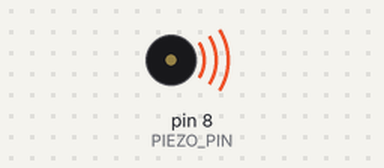
A sketch run on a simulated Arduino Uno, built with avr-gcc and run on an emulated ATmega328P. Shown: buzzer (waves = sounding).

Above: at 1.5 s.
At 7.65 s:
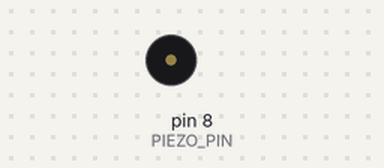
Timing chart, 0 to 9.8 s (numbered marks = the images above):
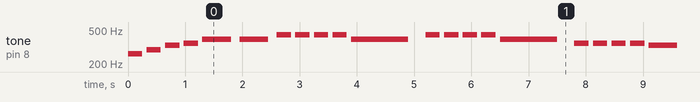

The sketch:

piezo_melodie.ino
```cpp
/*
 * Projekt 25: Piezo-Summer Melodie
 * Ein Piezo-Summer spielt eine einfache Melodie ab.
 *
 * Schaltung:
 * - Piezo-Summer an Pin 8 und GND
 */

const int PIEZO_PIN = 8;

// Noten-Frequenzen
#define NOTE_C4  262
#define NOTE_D4  294
#define NOTE_E4  330
#define NOTE_F4  349
#define NOTE_G4  392
#define NOTE_A4  440
#define NOTE_B4  494
#define NOTE_C5  523

// Melodie (Alle meine Entchen)
int melodie[] = {
  NOTE_C4, NOTE_D4, NOTE_E4, NOTE_F4, NOTE_G4, NOTE_G4,
  NOTE_A4, NOTE_A4, NOTE_A4, NOTE_A4, NOTE_G4,
  NOTE_A4, NOTE_A4, NOTE_A4, NOTE_A4, NOTE_G4,
  NOTE_F4, NOTE_F4, NOTE_F4, NOTE_F4, NOTE_E4, NOTE_E4,
  NOTE_D4, NOTE_D4, NOTE_D4, NOTE_D4, NOTE_C4
};

int dauer[] = {
  4, 4, 4, 4, 2, 2,
  4, 4, 4, 4, 1,
  4, 4, 4, 4, 1,
  4, 4, 4, 4, 2, 2,
  4, 4, 4, 4, 1
};

void setup() {
  // Nichts zu initialisieren
}

void loop() {
  for (int i = 0; i < 27; i++) {
    int noteDauer = 1000 / dauer[i];
    tone(PIEZO_PIN, melodie[i], noteDauer);
    delay(noteDauer * 1.3);
    noTone(PIEZO_PIN);
  }

  delay(2000);  // Pause vor Wiederholung
}
```

Measured:
- by itself, tone on pin 8 (PIEZO_PIN): plays 262 Hz for 0.25 s, 294 Hz for 0.25 s, 330 Hz for 0.25 s, 349 Hz for 0.25 s, 392 Hz for 0.50 s, 392 Hz for 0.50 s … (238 notes in this stretch)
